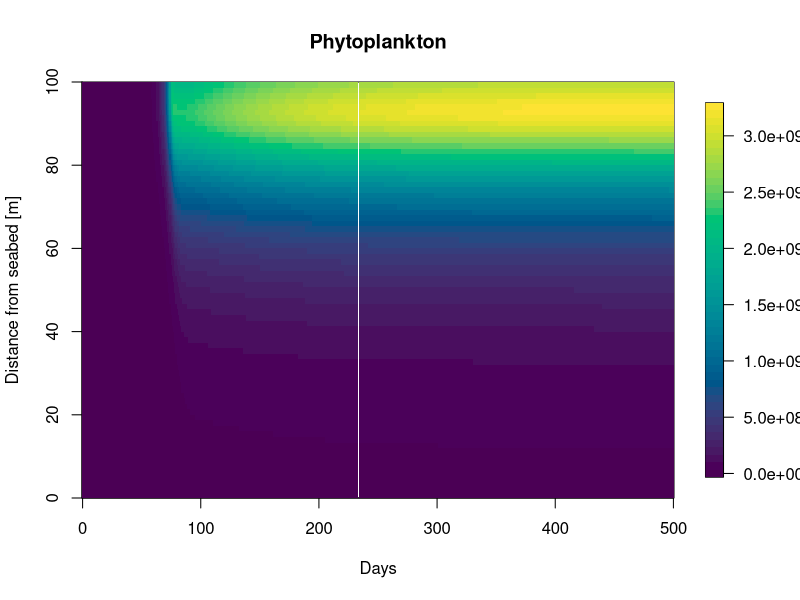
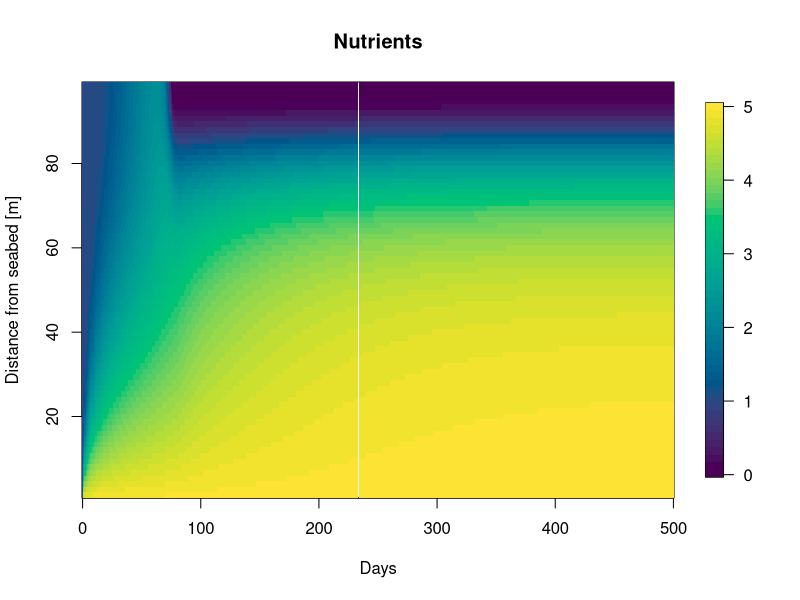
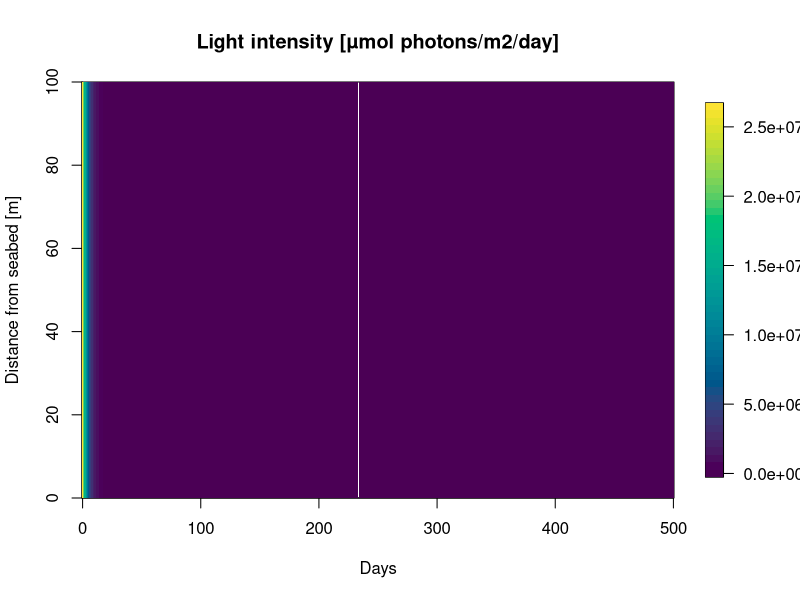
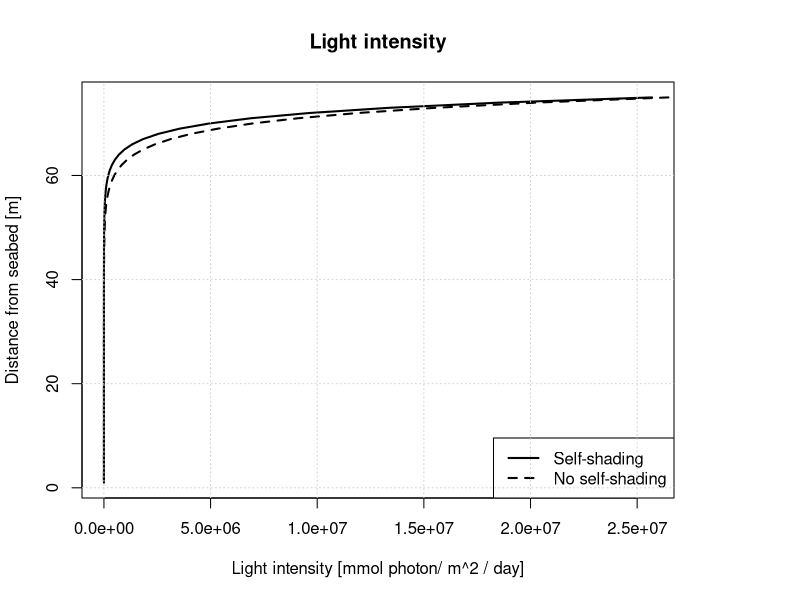
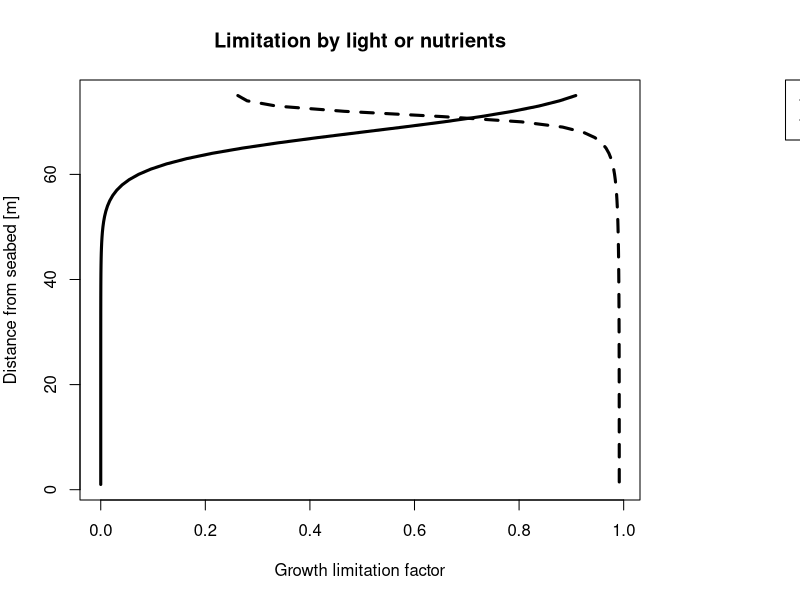
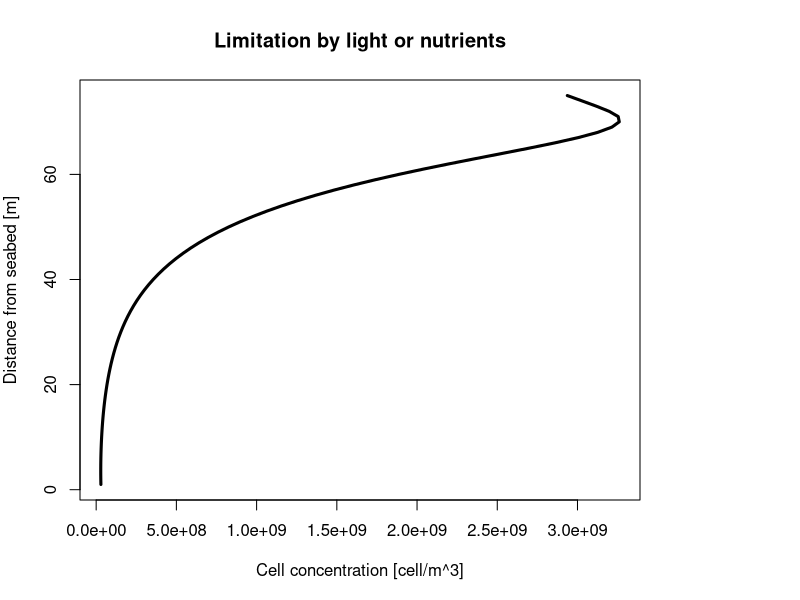

The R source for these figures, in order:
#' ---
#' title: Nutrient in the water column
#' author: Léa Krejci
#' date: 12 February 2024
#' ---

#### Packages ####
library(deSolve)
library(fields)

##### Parameters ####
# D <- 5 #[m^2/day]
# Iin <- 350 * 60 * 60 * 24 #[µmol photons /m^2 /day]
# kw <- 0.2 #[/m]
# kp <- 15e-7 #[m^2 / cell]
# m <- 0.01 * 24 #[/day]
# u <- 0.96 #[/day]
# depth <- 100 #[m]
# deltaZ <- 2.5 #[m]
# param.n <- depth/deltaZ
# gmax <- 0.04 * 24
# H.L <- 30 * 60 * 60 *24 # [µmol photons / m^2 / day]
# H.N <- 0.0425 # [mmol nutrient / m^3]
# Nb <- 5 # [mmol nutrient / m^3]
# yield <- 1e-9 # [mmol nutrient / cell]

# leonor's parameters
# n <- 100
# d <- 100
# param.deltaZ <- d/n
# t <- 100
# param.u <- 0.04
# param.D <- 5
# z <- c()
# param.kw <- 0.2
# param.kp <- 15*10^(-7)
# param.Iin <- 350
# param.HI <- 30
# param.gmax <-0.04
# param.m <- 0.01
# param.HN <- 0.0425
# param.Nb <- 47.5
# param.yield <- 10^(-9)


# these parameters work
n <- 75
d <- 100 #[m]
param.deltaZ <- d/n #[m]
t <- 300
param.u <- 0.042 * 24 #[m/day]
param.D <- 43.2 #[m^2/day]
z <- c()
param.kw <- 0.2 #[/m]
param.kp <- 15e-12 #[m^2 / cell]
param.Iin <- 350 * 60 * 60 * 24 #[µmol photons /m^2 /day]
param.HI <- 30 * 60 * 60 *24 # [µmol photons / m^2 / day]
param.gmax <- 0.04 * 24 #[/day]
param.m <- 0.01 * 24 #[/day]
param.HN <- 0.0425 # [mmol nutrient / m^3]
param.Nb <- 5 # [mmol nutrient / m^3]
param.yield <- 1e-9 # [mmol nutrient / cell]

params <- list(param.D = param.D , param.Iin = param.Iin, param.kw = 0.2, param.kp = param.kp,
                param.m = param.m, param.u = param.u, d = d, param.deltaZ = param.deltaZ, n = n,
               param.gmax = param.gmax, param.HI = param.HI, param.HN = param.HN)

no.shading <- list(param.D = param.D , param.Iin = param.Iin, param.kw = 0.2, param.kp = 0,
               param.m = param.m, param.u = param.u, d = d, param.deltaZ = param.deltaZ, n = n,
               param.gmax = param.gmax, param.HI = param.HI, param.HN = param.HN)


##### Set up grid ####
z = seq(param.deltaZ/2, by = param.deltaZ, to = d)

##### Initial conditions #####
phi <- rep(10,n) # set up phi0
#phi[10] <- 1000

N <- rep(1,n) # set up N0

P <- phi[1]

Y.init <- c(phi,N)

# set up light intensity
#leonor
lightloss = function (P, param){
  integral = cumsum((param.kw + param.kp*P)*param.deltaZ) - 0.5*param.deltaZ*(param.kw + param.kp*P)
  I <- param.Iin*exp(- integral)
  
  return(I)
}

lightloss(P, params)

##### Derivative function #####
# leonor
derivative = function(t, Y, params) {
  
  phi <- Y[1:n]
  N <- Y[(n+1):(2*n)]
  
  Ja <- rep(0, n+1)
  Jd <- rep(0, n+1)
  JN <- rep(0,n+1)
  
  for(i in 2:n){
    Ja[i] <- param.u*phi[i-1]
    Jd[i] <- -param.D*(phi[i]-phi[i-1])/param.deltaZ
    JN[i] <- -param.D*(N[i]-N[i-1])/param.deltaZ 
  }
  
  #Boundary conditions  
  Ja[1] <- 0
  Ja[n+1] <- 0
  Jd[1] <- 0
  Jd[n+1] <- 0
  JN[n+1] <- -param.D*(param.Nb-N[n])/param.deltaZ
  JN[1] <- 0
  
  J <- Ja + Jd 
  
  dphi_dt <- seq (1,n,1)
  dN_dt <- seq (1,n,1)
  
  # calculate growth rate
  I = lightloss(phi, params)
  growth.L <- I / (param.HI + I)
  growth.N <- N / (param.HN + N)
  
  growth <- param.gmax * pmin(growth.L, growth.N) - param.m
  
  
  for (i in 1:n){
    dphi_dt[i] <- growth[i]*phi[i] - (J[i+1]- J[i])/param.deltaZ
    dN_dt[i] <- -param.yield*growth[i]*phi[i] - (JN[i+1]- JN[i])/param.deltaZ
  }
  
  return( list(c(dphi_dt, dN_dt)) )
}

times <- seq(0,500,1)  

derivative.out <- ode(Y.init, times, derivative, parms = params)

phi.out <- derivative.out[,2:(n+1)]
N.out <- derivative.out[,(n+2):(2*n+1)]

# plots 
image.plot(x = times, y = z, phi.out[,ncol(phi.out):1],
           ylab = "Distance from seabed [m]", xlab = "Days", col = hcl.colors(50, "viridis"),
           main = "Phytoplankton")
#
image.plot(x = times, y = z, N.out[,ncol(N.out):2],
           ylab = "Distance from seabed [m]", xlab = "Days", col = hcl.colors(50, "viridis"),
           main = "Nutrients")

# plot light as a function of depth
light <- sapply(seq_len(ncol(phi.out)), function(i) lightloss(phi.out[, i], param))

image.plot(x = times, y = z, light[,ncol(light):1],
           ylab = "Distance from seabed [m]", xlab = "Days", col = hcl.colors(50, "viridis"),
           main = "Light intensity [µmol photons/m2/day]")

plot(x = lightloss(phi.out[nrow(phi.out),], params), y = n:1, type = "l", main = "Light intensity",
     ylab = "Distance from seabed [m]", xlab = "Light intensity [mmol photon/ m^2 / day]",
     pch = 3, lwd = 2)
param.kp <- 0
lines(x = lightloss(phi.out[nrow(phi.out),],no.shading), y = n:1, type = "l", lty = 2, lwd = 2)
legend("bottomright", legend = c("Self-shading", "No self-shading"), lty = c(1,2), lwd = 2)
param.kp <- 15e-12 #[m^2 / cell]
grid()

# plot light and nutrient limitation as a function of depth
growth.lim.L <- lightloss(phi.out[nrow(phi.out),]) / (param.HI + lightloss(phi.out[nrow(phi.out),]))
growth.lim.N <- N.out[nrow(N.out),] / (param.HN + N.out[nrow(N.out),])


par(mar=c(5, 4, 4, 8), xpd=TRUE) # adds space next to the plot so we can put a legend there
plot(x = growth.lim.L, y = n:1, type = "l", xlim = c(0, max(growth.lim.N)),
     main = "Limitation by light or nutrients", ylab = "Distance from seabed [m]",
     xlab = "Growth limitation factor", lwd = 3)
lines(x = growth.lim.N, y = n:1, type = "l", lwd = 3, lty = 2)
legend("topright", inset=c(-0.5, 0), legend = c("Light", "Nutrients"), lty = c(1,2), lwd = 2)

plot(x = phi.out[nrow(phi.out),], y = n:1, type = "l",
     main = "Limitation by light or nutrients", ylab = "Distance from seabed [m]",
     xlab = "Cell concentration [cell/m^3]", lwd = 3)

# alternative approach
# light <- lightloss(phi.out[,1])
# for (i in 2:ncol(phi.out)){
#   new_light <- lightloss(phi.out[,i])
#   light <- cbind(light, new_light)
# }
